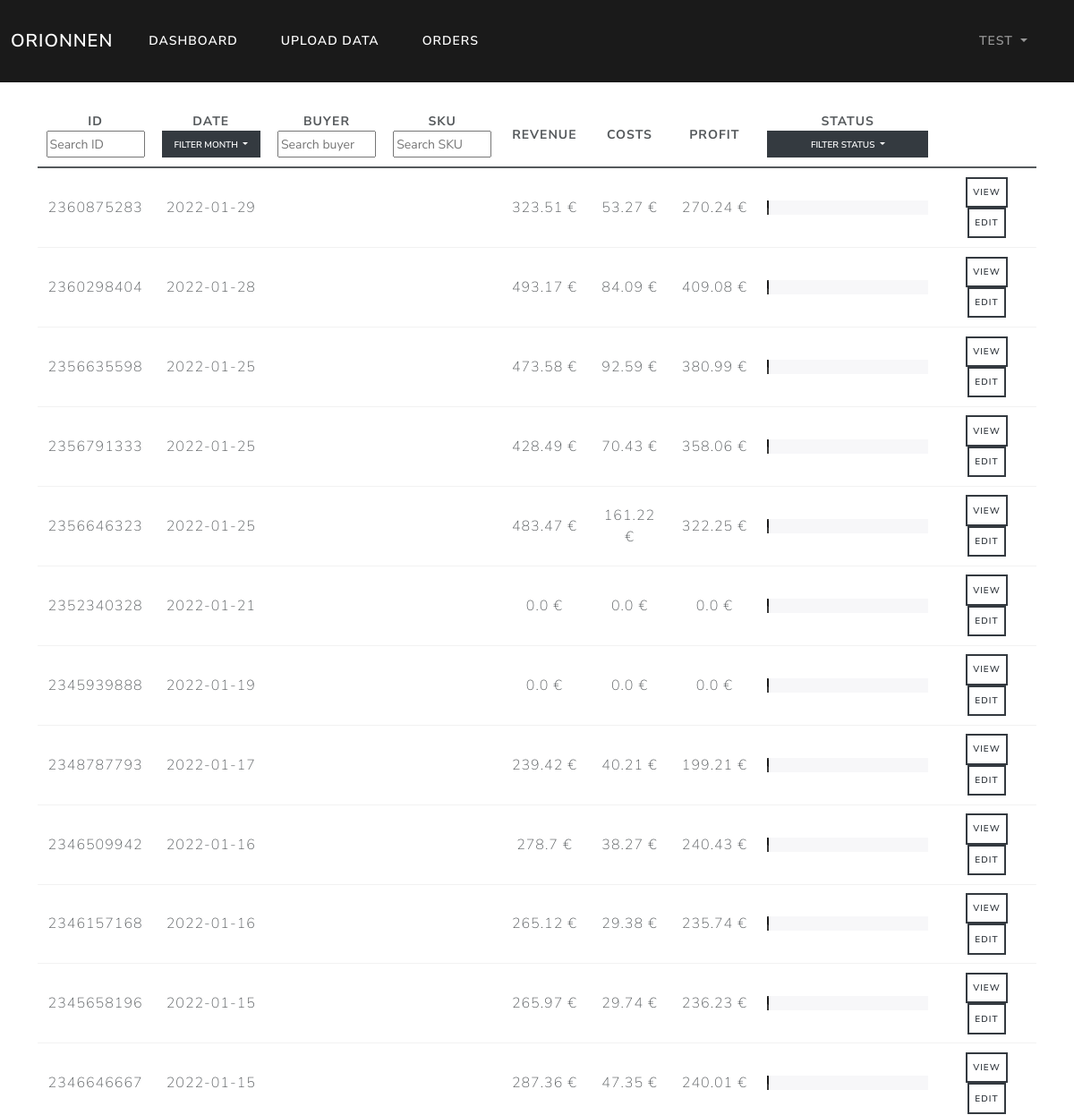
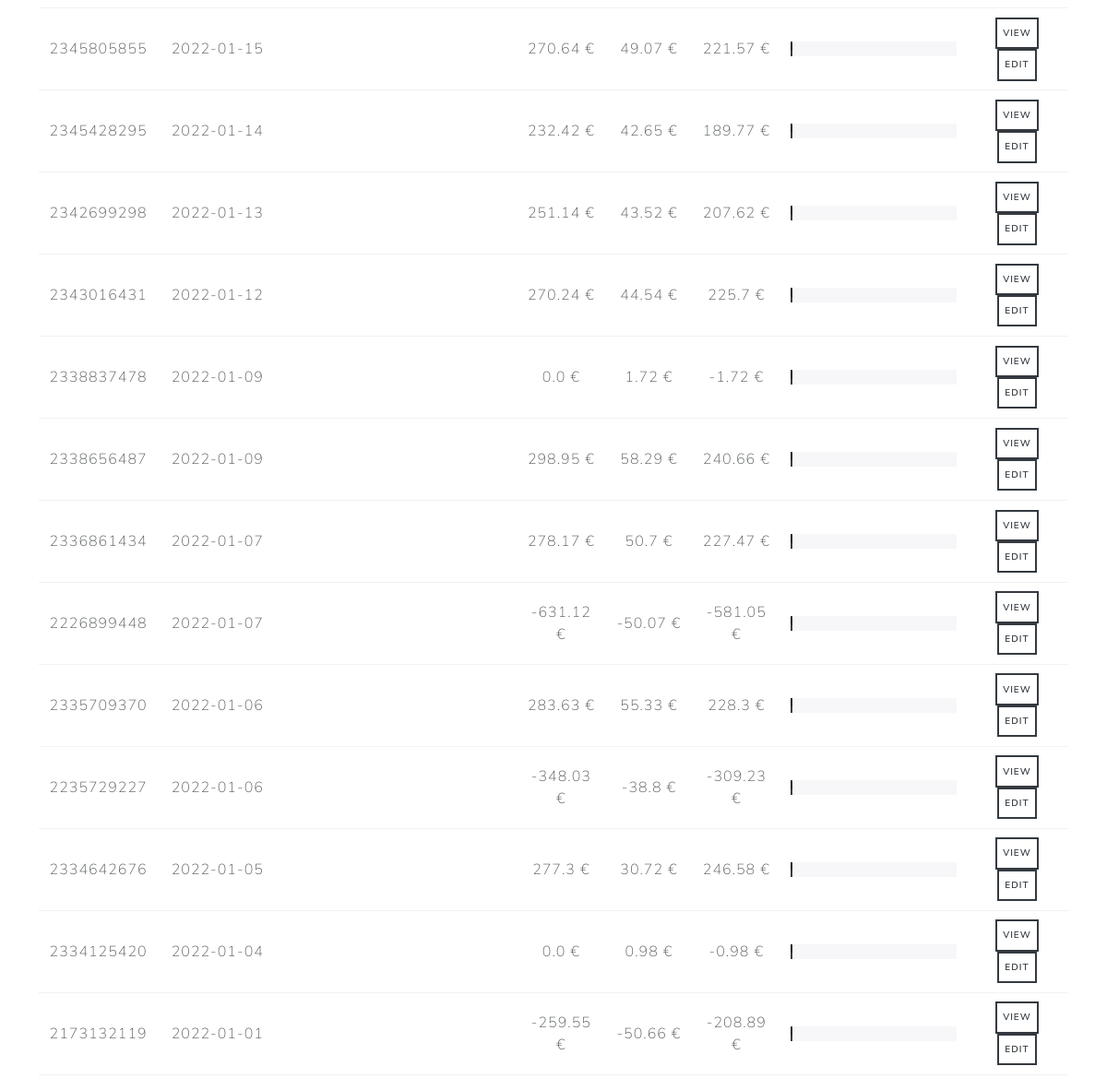
Page /orders/month_01 (signed in) on the committed database (2 pictures, top to bottom).
### orionnen/models.py (models this page shows, shortened)
class User(db.Model, UserMixin):
    id = db.Column(db.Integer, primary_key=True)
    username = db.Column(db.String(20), unique=True, nullable=False)
    email = db.Column(db.String(120), unique=True, nullable=False)
    password = db.Column(db.String(60), nullable=False)
    orders = db.relationship('Order', backref='author', lazy=True)

class Order(db.Model):
    id = db.Column(db.Integer, primary_key=True)
    user_id = db.Column(db.Integer, db.ForeignKey('user.id'), nullable=False)
    order_id = db.Column(db.Integer, unique=True, nullable=False)
    sku = db.Column(db.String(20), default='Not Specified')
    buyer = db.Column(db.String(20), default='Not Specified')
    date = db.Column(db.Date, nullable=False)
    note = db.Column(db.String(20), default='No Note')
    status = db.Column(db.String(20), default='Ordered')
    revenue = db.Column(db.Float, default=0)
    refund = db.Column(db.Float, default=0)
    net_revenue = db.Column(db.Float, default=0)
    proc_fee = db.Column(db.Float, default=0)
    cred_proc_fee = db.Column(db.Float, default=0)
    net_proc_fee = db.Column(db.Float, default=0)
    trans_trans_fee = db.Column(db.Float, default=0)
    cred_trans_trans_fee = db.Column(db.Float, default=0)
    ship_trans_fee = db.Column(db.Float, default=0)
    cred_ship_trans_fee = db.Column(db.Float, default=0)
    ad_fee = db.Column(db.Float, default=0)
    cred_ad_fee = db.Column(db.Float, default=0)
    net_ad_fee = db.Column(db.Float, default=0)
    vat_ad = db.Column(db.Float, default=0)
    cred_vat_ad = db.Column(db.Float, default=0)
    vat_proc_fee = db.Column(db.Float, default=0)
    cred_vat_proc_fee = db.Column(db.Float, default=0)
    vat_trans = db.Column(db.Float, default=0)
    cred_vat_trans = db.Column(db.Float, default=0)
    vat_ship_trans = db.Column(db.Float, default=0)
    cred_vat_ship_trans = db.Column(db.Float, default=0)
    tax = db.Column(db.Float, default=0)
    cred_tax = db.Column(db.Float, default=0)
    net_tax = db.Column(db.Float, default=0)
    trans_fee = db.Column(db.Float, default=0)
    cred_trans_fee = db.Column(db.Float, default=0)
    net_trans_fee = db.Column(db.Float, default=0)
    vat = db.Column(db.Float, default=0)
    cred_vat = db.Column(db.Float, default=0)
    net_vat = db.Column(db.Float, default=0)
    etsy_costs = db.Column(db.Float, default=0)
    prod_costs = db.Column(db.Float, default=0)
    ship_costs = db.Column(db.Float, default=0)
    undef_costs = db.Column(db.Float, default=0)
    other_costs = db.Column(db.Float, default=0)
    costs = db.Column(db.Float, default=0)
    profit = db.Column(db.Float, default=0)

### orionnen/routes.py (the view)
@app.route('/orders/month_<month>', methods=['GET', 'POST'])
@login_required
def show_filtered_orders(month):
    orders = db.session.query(Order).filter(Order.date.between(f'2022-{month}-01', f'2022-{month}-31')).filter_by(author=current_user).order_by(Order.date.desc())
    return render_template("orders.html", orders=orders, month=month)

### orionnen/models.py (called while the page is built)
@login_manager.user_loader
def load_user(user_id):
    return User.query.get(int(user_id))

### orionnen/templates/orders.html (shortened to what this page needs)
{% extends "base.html" %}
{% block content %}
    <table id="Orders" class="table table-hover">
        <tr class="header">
          <th>
              ID<br>
              <input type="text" id="ID" onkeyup="filter_ID()" placeholder="Search ID" style="width: 110px; height: 30px;">
          </th>
          <th>
              Date<br>
              <div class="dropdown">
                    <button class="btn btn-dark btn-sm dropdown-toggle" type="button" id="dropdownMenuButton1" data-bs-toggle="dropdown" aria-expanded="false" style="width: 110px; height: 30px;">
                        Filter month
                    </button>
              </div>
          </th>
          <th>
              Buyer<br>
              <input type="text" id="Buyer" onkeyup="filter_buyer()" placeholder="Search buyer" style="width: 110px; height: 30px;">
          </th>
          <th>
              SKU<br>
              <input type="text" id="SKU" onkeyup="filter_SKU()" placeholder="Search SKU" style="width: 110px; height: 30px;">
          </th>
          <th>Revenue</th>
          <th>Costs</th>
          <th>Profit</th>
          <th>
              Status
              <div class="dropdown">
                    <button class="btn btn-dark btn-sm dropdown-toggle" style="width: 180px; height: 30px;";" type="button" id="dropdownMenuButton1" data-bs-toggle="dropdown" aria-expanded="false">
                        Filter status
                    </button>
                </div>
          </th>
          <th></th>
        </tr>
      <tbody>
        {% for order in orders %}
            <tr>
                <td style="text-align:center; vertical-align:middle">{{ order.order_id }}</td>
                <td style="text-align:center; vertical-align:middle">{{ order.date }}</td>
                <td style="text-align:center; vertical-align:middle">{{ order.buyer }}</td>
                <td style="text-align:center; vertical-align:middle">{{ order.sku }}</td>
                <td style="text-align:center; vertical-align:middle">{{ order.net_revenue }} €</td>
                <td style="text-align:center; vertical-align:middle">{{ order.costs }} €</td>
                <td style="text-align:center; vertical-align:middle">{{ order.profit }} €</td>
                <td style="text-align:center; vertical-align:middle">
                    <div class="progress">
                    </div>
                </td>
                <td align="center"><a class="btn btn-outline-dark btn-sm" href="{{ url_for('view_order', order_id=order.order_id) }}">View</a> <a class="btn btn-outline-dark btn-sm" href="{{ url_for('edit_order', order_id=order.order_id) }}">Edit</a></td>
            </tr>
        {% endfor %}
      </tbody>
    </table>
{% endblock %}

### orionnen/templates/navbar.html (shortened to what this page needs)
      <nav class="navbar navbar-expand-lg navbar-dark bg-primary">
        <div class="container-fluid">
          <a class="navbar-brand" href="/">Orionnen</a>
          <div class="collapse navbar-collapse" id="navbarColor01">
            <div class="navbar-nav mr-auto">
              {% if current_user.is_authenticated %}
              <a class="nav-item nav-link active" href="{{ url_for('dashboard') }}">Dashboard</a>
              <a class="nav-item nav-link active" href="{{ url_for('upload') }}">Upload data</a>
              <a class="nav-item nav-link active" href="{{ url_for('show_orders') }}">Orders</a>
              {% else %}
              <a class="nav-item nav-link active" href="{{ url_for('login') }}">Login</a>
              <a class="nav-item nav-link active" href="{{ url_for('register') }}">Register</a>
              {% endif %}
            </div>
          </div>
          <div class="navbar-nav mr-auto">
            {% if current_user.is_authenticated %}
            <li class="nav-item dropdown">
              <a class="nav-link dropdown-toggle" data-bs-toggle="dropdown" href="#" role="button" aria-haspopup="true" aria-expanded="false">
                {{ current_user.username }}
              </a>
            </li>
            {% endif %}
          </div>
        </div>
      </nav>

### rows in the picture
User: username "TEST"
Order: order_id "2360875283", date "2022-01-29", net_revenue "323.51", costs "53.27", profit "270.24"
Order: order_id "2360298404", date "2022-01-28", net_revenue "493.17", costs "84.09", profit "409.08"
Order: order_id "2356635598", date "2022-01-25", net_revenue "473.58", costs "92.59", profit "380.99"
Order: order_id "2356791333", date "2022-01-25", net_revenue "428.49", costs "70.43", profit "358.06"
Order: order_id "2356646323", date "2022-01-25", net_revenue "483.47", costs "161.22", profit "322.25"
Order: order_id "2352340328", date "2022-01-21", net_revenue "0.0", costs "0.0", profit "0.0"
Order: order_id "2345939888", date "2022-01-19", net_revenue "0.0", costs "0.0", profit "0.0"
Order: order_id "2348787793", date "2022-01-17", net_revenue "239.42", costs "40.21", profit "199.21"
Order: order_id "2346509942", date "2022-01-16", net_revenue "278.7", costs "38.27", profit "240.43"
Order: order_id "2346157168", date "2022-01-16", net_revenue "265.12", costs "29.38", profit "235.74"
Order: order_id "2345658196", date "2022-01-15", net_revenue "265.97", costs "29.74", profit "236.23"
Order: order_id "2346646667", date "2022-01-15", net_revenue "287.36", costs "47.35", profit "240.01"
Order: order_id "2345805855", date "2022-01-15", net_revenue "270.64", costs "49.07", profit "221.57"
Order: order_id "2345428295", date "2022-01-14", net_revenue "232.42", costs "42.65", profit "189.77"
Order: order_id "2342699298", date "2022-01-13", net_revenue "251.14", costs "43.52", profit "207.62"
Order: order_id "2343016431", date "2022-01-12", net_revenue "270.24", costs "44.54", profit "225.7"
Order: order_id "2338837478", date "2022-01-09", net_revenue "0.0", costs "1.72", profit "-1.72"
Order: order_id "2338656487", date "2022-01-09", net_revenue "298.95", costs "58.29", profit "240.66"
Order: order_id "2336861434", date "2022-01-07", net_revenue "278.17", costs "50.7", profit "227.47"
Order: order_id "2226899448", date "2022-01-07", net_revenue "-631.12", costs "-50.07", profit "-581.05"
Order: order_id "2335709370", date "2022-01-06", net_revenue "283.63", costs "55.33", profit "228.3"
Order: order_id "2235729227", date "2022-01-06", net_revenue "-348.03", costs "-38.8", profit "-309.23"
Order: order_id "2334642676", date "2022-01-05", net_revenue "277.3", costs "30.72", profit "246.58"
Order: order_id "2334125420", date "2022-01-04", net_revenue "0.0", costs "0.98", profit "-0.98"
Order: order_id "2173132119", date "2022-01-01", net_revenue "-259.55", costs "-50.66", profit "-208.89"
